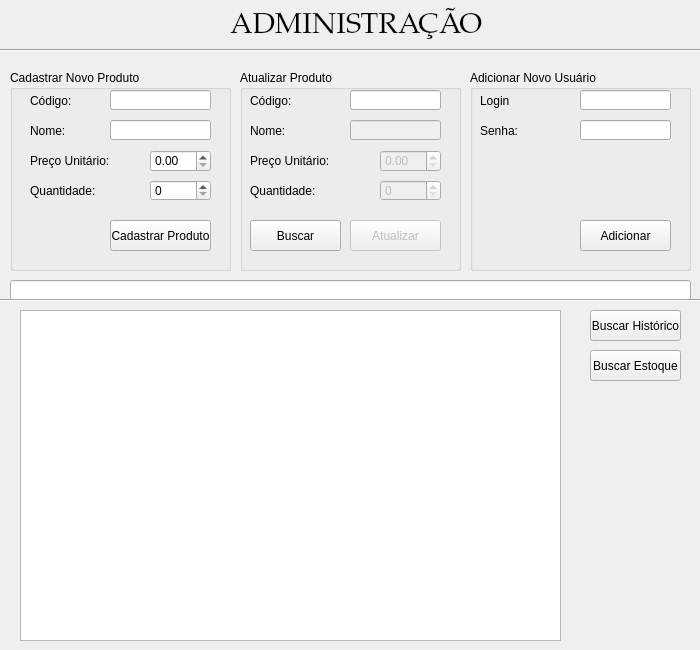
<?xml version="1.0" encoding="UTF-8"?>
<ui version="4.0">
 <class>AdmWindow</class>
 <widget class="QMainWindow" name="AdmWindow">
  <property name="geometry">
   <rect>
    <x>0</x>
    <y>0</y>
    <width>700</width>
    <height>650</height>
   </rect>
  </property>
  <property name="minimumSize">
   <size>
    <width>700</width>
    <height>650</height>
   </size>
  </property>
  <property name="maximumSize">
   <size>
    <width>700</width>
    <height>650</height>
   </size>
  </property>
  <property name="windowTitle">
   <string>Administração</string>
  </property>
  <widget class="QWidget" name="centralwidget">
   <property name="minimumSize">
    <size>
     <width>700</width>
     <height>650</height>
    </size>
   </property>
   <property name="maximumSize">
    <size>
     <width>700</width>
     <height>650</height>
    </size>
   </property>
   <widget class="QLabel" name="labAdmTitulo">
    <property name="geometry">
     <rect>
      <x>230</x>
      <y>0</y>
      <width>271</width>
      <height>51</height>
     </rect>
    </property>
    <property name="font">
     <font>
      <family>Palatino Linotype</family>
      <pointsize>22</pointsize>
     </font>
    </property>
    <property name="text">
     <string>ADMINISTRAÇÃO</string>
    </property>
   </widget>
   <widget class="QTableWidget" name="tabAdmTabela">
    <property name="enabled">
     <bool>true</bool>
    </property>
    <property name="geometry">
     <rect>
      <x>20</x>
      <y>310</y>
      <width>541</width>
      <height>331</height>
     </rect>
    </property>
    <property name="dragDropOverwriteMode">
     <bool>false</bool>
    </property>
    <property name="showGrid">
     <bool>true</bool>
    </property>
    <property name="gridStyle">
     <enum>Qt::SolidLine</enum>
    </property>
    <property name="sortingEnabled">
     <bool>false</bool>
    </property>
    <property name="wordWrap">
     <bool>false</bool>
    </property>
    <attribute name="horizontalHeaderDefaultSectionSize">
     <number>107</number>
    </attribute>
    <attribute name="horizontalHeaderMinimumSectionSize">
     <number>107</number>
    </attribute>
    <attribute name="horizontalHeaderShowSortIndicator" stdset="0">
     <bool>false</bool>
    </attribute>
    <attribute name="verticalHeaderVisible">
     <bool>false</bool>
    </attribute>
   </widget>
   <widget class="Line" name="line">
    <property name="geometry">
     <rect>
      <x>0</x>
      <y>290</y>
      <width>701</width>
      <height>20</height>
     </rect>
    </property>
    <property name="orientation">
     <enum>Qt::Horizontal</enum>
    </property>
   </widget>
   <widget class="QGroupBox" name="boxCadastrar">
    <property name="geometry">
     <rect>
      <x>10</x>
      <y>70</y>
      <width>221</width>
      <height>201</height>
     </rect>
    </property>
    <property name="title">
     <string>Cadastrar Novo Produto</string>
    </property>
    <widget class="QDoubleSpinBox" name="txtAdmPrecoCadastrar">
     <property name="geometry">
      <rect>
       <x>140</x>
       <y>80</y>
       <width>61</width>
       <height>22</height>
      </rect>
     </property>
    </widget>
    <widget class="QLabel" name="labAdmCodCadastrar">
     <property name="geometry">
      <rect>
       <x>20</x>
       <y>20</y>
       <width>81</width>
       <height>21</height>
      </rect>
     </property>
     <property name="text">
      <string>Código:</string>
     </property>
    </widget>
    <widget class="QLineEdit" name="txtAdmCodCadastrar">
     <property name="geometry">
      <rect>
       <x>100</x>
       <y>20</y>
       <width>101</width>
       <height>20</height>
      </rect>
     </property>
     <property name="maxLength">
      <number>5</number>
     </property>
    </widget>
    <widget class="QLabel" name="labAdmNomeCadastrar">
     <property name="geometry">
      <rect>
       <x>20</x>
       <y>50</y>
       <width>81</width>
       <height>21</height>
      </rect>
     </property>
     <property name="text">
      <string>Nome:</string>
     </property>
    </widget>
    <widget class="QLineEdit" name="txtAdmNomeCadastrar">
     <property name="geometry">
      <rect>
       <x>100</x>
       <y>50</y>
       <width>101</width>
       <height>20</height>
      </rect>
     </property>
    </widget>
    <widget class="QLabel" name="labAdmPrecoCadastrar">
     <property name="geometry">
      <rect>
       <x>20</x>
       <y>80</y>
       <width>81</width>
       <height>21</height>
      </rect>
     </property>
     <property name="text">
      <string>Preço Unitário:</string>
     </property>
    </widget>
    <widget class="QLabel" name="labAdmQuantCadastrar">
     <property name="geometry">
      <rect>
       <x>20</x>
       <y>110</y>
       <width>81</width>
       <height>21</height>
      </rect>
     </property>
     <property name="text">
      <string>Quantidade:</string>
     </property>
    </widget>
    <widget class="QSpinBox" name="txtAdmQuantCadastrar">
     <property name="geometry">
      <rect>
       <x>140</x>
       <y>110</y>
       <width>61</width>
       <height>21</height>
      </rect>
     </property>
    </widget>
    <widget class="QPushButton" name="btnAdmCadastrar">
     <property name="geometry">
      <rect>
       <x>100</x>
       <y>150</y>
       <width>101</width>
       <height>31</height>
      </rect>
     </property>
     <property name="cursor">
      <cursorShape>PointingHandCursor</cursorShape>
     </property>
     <property name="mouseTracking">
      <bool>false</bool>
     </property>
     <property name="text">
      <string>Cadastrar Produto</string>
     </property>
     <property name="default">
      <bool>false</bool>
     </property>
     <property name="flat">
      <bool>false</bool>
     </property>
    </widget>
   </widget>
   <widget class="QGroupBox" name="BoxAtualizar">
    <property name="geometry">
     <rect>
      <x>240</x>
      <y>70</y>
      <width>221</width>
      <height>201</height>
     </rect>
    </property>
    <property name="title">
     <string>Atualizar Produto</string>
    </property>
    <widget class="QDoubleSpinBox" name="txtAdmPrecoAtualizar">
     <property name="enabled">
      <bool>false</bool>
     </property>
     <property name="geometry">
      <rect>
       <x>140</x>
       <y>80</y>
       <width>61</width>
       <height>22</height>
      </rect>
     </property>
    </widget>
    <widget class="QLabel" name="labAdmCodAtualizar">
     <property name="geometry">
      <rect>
       <x>10</x>
       <y>20</y>
       <width>81</width>
       <height>21</height>
      </rect>
     </property>
     <property name="text">
      <string>Código:</string>
     </property>
    </widget>
    <widget class="QLineEdit" name="txtAdmCodAtualizar">
     <property name="enabled">
      <bool>true</bool>
     </property>
     <property name="geometry">
      <rect>
       <x>110</x>
       <y>20</y>
       <width>91</width>
       <height>20</height>
      </rect>
     </property>
    </widget>
    <widget class="QLabel" name="labAdmNomeAtualizar">
     <property name="geometry">
      <rect>
       <x>10</x>
       <y>50</y>
       <width>81</width>
       <height>21</height>
      </rect>
     </property>
     <property name="text">
      <string>Nome:</string>
     </property>
    </widget>
    <widget class="QLineEdit" name="txtAdmNomeAtualizar">
     <property name="enabled">
      <bool>false</bool>
     </property>
     <property name="geometry">
      <rect>
       <x>110</x>
       <y>50</y>
       <width>91</width>
       <height>20</height>
      </rect>
     </property>
    </widget>
    <widget class="QLabel" name="labAdmPrecoAtualizar">
     <property name="geometry">
      <rect>
       <x>10</x>
       <y>80</y>
       <width>81</width>
       <height>21</height>
      </rect>
     </property>
     <property name="text">
      <string>Preço Unitário:</string>
     </property>
    </widget>
    <widget class="QLabel" name="labAdmQuantAtualizar">
     <property name="geometry">
      <rect>
       <x>10</x>
       <y>110</y>
       <width>81</width>
       <height>21</height>
      </rect>
     </property>
     <property name="text">
      <string>Quantidade:</string>
     </property>
    </widget>
    <widget class="QSpinBox" name="txtAdmQuantAtualizar">
     <property name="enabled">
      <bool>false</bool>
     </property>
     <property name="geometry">
      <rect>
       <x>140</x>
       <y>110</y>
       <width>61</width>
       <height>21</height>
      </rect>
     </property>
    </widget>
    <widget class="QPushButton" name="btnAdmAtualizar">
     <property name="enabled">
      <bool>false</bool>
     </property>
     <property name="geometry">
      <rect>
       <x>110</x>
       <y>150</y>
       <width>91</width>
       <height>31</height>
      </rect>
     </property>
     <property name="cursor">
      <cursorShape>PointingHandCursor</cursorShape>
     </property>
     <property name="mouseTracking">
      <bool>false</bool>
     </property>
     <property name="text">
      <string>Atualizar</string>
     </property>
     <property name="default">
      <bool>false</bool>
     </property>
     <property name="flat">
      <bool>false</bool>
     </property>
    </widget>
    <widget class="QPushButton" name="btnAdmBuscarAtualizar">
     <property name="geometry">
      <rect>
       <x>10</x>
       <y>150</y>
       <width>91</width>
       <height>31</height>
      </rect>
     </property>
     <property name="cursor">
      <cursorShape>PointingHandCursor</cursorShape>
     </property>
     <property name="mouseTracking">
      <bool>false</bool>
     </property>
     <property name="text">
      <string>Buscar</string>
     </property>
     <property name="default">
      <bool>false</bool>
     </property>
     <property name="flat">
      <bool>false</bool>
     </property>
    </widget>
   </widget>
   <widget class="QGroupBox" name="boxAdicionarAdm">
    <property name="geometry">
     <rect>
      <x>470</x>
      <y>70</y>
      <width>221</width>
      <height>201</height>
     </rect>
    </property>
    <property name="font">
     <font>
      <kerning>true</kerning>
     </font>
    </property>
    <property name="acceptDrops">
     <bool>false</bool>
    </property>
    <property name="title">
     <string>Adicionar Novo Usuário</string>
    </property>
    <widget class="QLabel" name="labAdmLogin">
     <property name="geometry">
      <rect>
       <x>10</x>
       <y>20</y>
       <width>81</width>
       <height>21</height>
      </rect>
     </property>
     <property name="text">
      <string>Login</string>
     </property>
    </widget>
    <widget class="QLineEdit" name="txtAdmLogin">
     <property name="geometry">
      <rect>
       <x>110</x>
       <y>20</y>
       <width>91</width>
       <height>20</height>
      </rect>
     </property>
    </widget>
    <widget class="QLabel" name="labAdmSenha">
     <property name="geometry">
      <rect>
       <x>10</x>
       <y>50</y>
       <width>81</width>
       <height>21</height>
      </rect>
     </property>
     <property name="text">
      <string>Senha:</string>
     </property>
    </widget>
    <widget class="QLineEdit" name="txtAdmSenha">
     <property name="geometry">
      <rect>
       <x>110</x>
       <y>50</y>
       <width>91</width>
       <height>20</height>
      </rect>
     </property>
     <property name="font">
      <font>
       <kerning>false</kerning>
      </font>
     </property>
    </widget>
    <widget class="QPushButton" name="btnAdmAdicionarUser">
     <property name="geometry">
      <rect>
       <x>110</x>
       <y>150</y>
       <width>91</width>
       <height>31</height>
      </rect>
     </property>
     <property name="cursor">
      <cursorShape>PointingHandCursor</cursorShape>
     </property>
     <property name="mouseTracking">
      <bool>false</bool>
     </property>
     <property name="text">
      <string>Adicionar</string>
     </property>
     <property name="default">
      <bool>false</bool>
     </property>
     <property name="flat">
      <bool>false</bool>
     </property>
    </widget>
   </widget>
   <widget class="QPushButton" name="btnAdmHistorico">
    <property name="geometry">
     <rect>
      <x>590</x>
      <y>310</y>
      <width>91</width>
      <height>31</height>
     </rect>
    </property>
    <property name="cursor">
     <cursorShape>PointingHandCursor</cursorShape>
    </property>
    <property name="mouseTracking">
     <bool>false</bool>
    </property>
    <property name="text">
     <string>Buscar Histórico</string>
    </property>
    <property name="default">
     <bool>false</bool>
    </property>
    <property name="flat">
     <bool>false</bool>
    </property>
   </widget>
   <widget class="QPushButton" name="btnAdmEstoque">
    <property name="geometry">
     <rect>
      <x>590</x>
      <y>350</y>
      <width>91</width>
      <height>31</height>
     </rect>
    </property>
    <property name="cursor">
     <cursorShape>PointingHandCursor</cursorShape>
    </property>
    <property name="mouseTracking">
     <bool>false</bool>
    </property>
    <property name="text">
     <string>Buscar Estoque</string>
    </property>
    <property name="default">
     <bool>false</bool>
    </property>
    <property name="flat">
     <bool>false</bool>
    </property>
   </widget>
   <widget class="Line" name="line_2">
    <property name="geometry">
     <rect>
      <x>0</x>
      <y>40</y>
      <width>701</width>
      <height>20</height>
     </rect>
    </property>
    <property name="orientation">
     <enum>Qt::Horizontal</enum>
    </property>
   </widget>
   <widget class="QLineEdit" name="txtAdmMessage">
    <property name="enabled">
     <bool>true</bool>
    </property>
    <property name="geometry">
     <rect>
      <x>10</x>
      <y>280</y>
      <width>681</width>
      <height>20</height>
     </rect>
    </property>
    <property name="maxLength">
     <number>50</number>
    </property>
    <property name="frame">
     <bool>true</bool>
    </property>
    <property name="alignment">
     <set>Qt::AlignCenter</set>
    </property>
    <property name="readOnly">
     <bool>true</bool>
    </property>
   </widget>
  </widget>
 </widget>
 <resources/>
 <connections/>
</ui>
